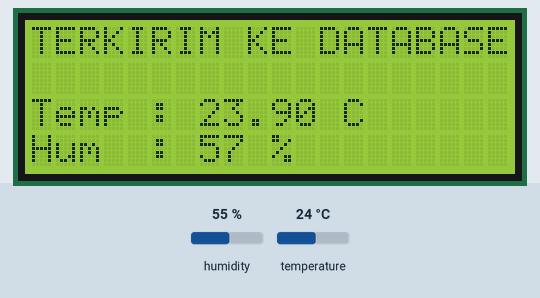
Recording of a program running on a simulated ESP32. Parts: 20×4 character LCD. The test bench sets the inputs (shaded band); at power-on: humidity 55 %, temperature 24 °C. WiFi joins after 1.5 s; servers stay silent unless stated; uploads are accepted with an empty reply; random numbers use the default seed unless the program sets one; what the program prints to the serial monitor is not drawn.

Above: at 5.9 s.
6.0 s: humidity set to 22 %
At 7.21 s:
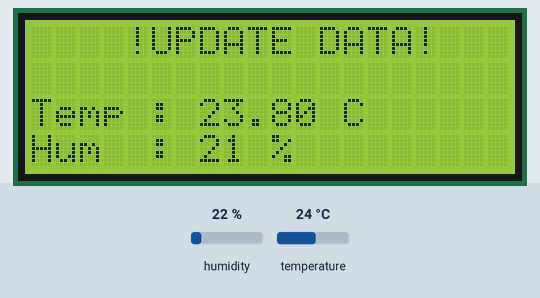
9.0 s: temperature set to 12 °C
At 10.2 s:
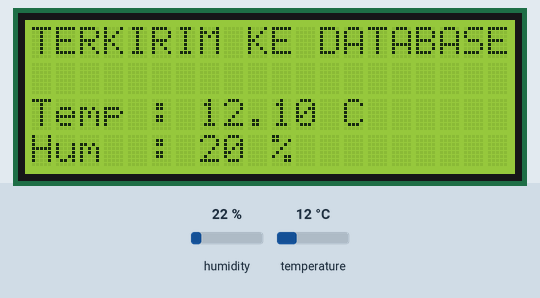
12.0 s: humidity set to 40 %
At 15.4 s:
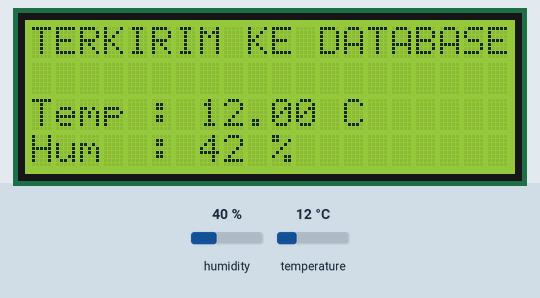
15.7 s: temperature set to 19 °C
At 17.0 s:
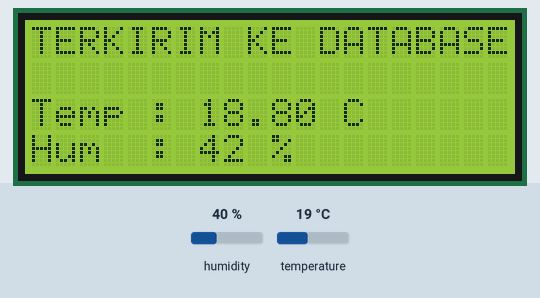
Timing chart, 0 to 18.7 s (numbered marks = the images above; inputs shaded):
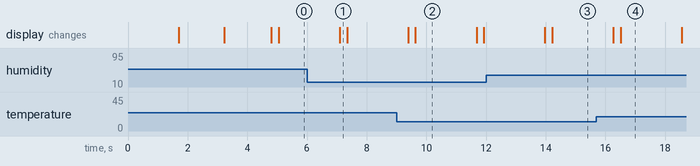

Measured:
- what the display in image 2 shows lasts 2.1 s, from 9.6 s to 11.7 s

The program:

main.cpp
```cpp
#include <WiFi.h>
#include <HTTPClient.h>
#include "DHT.h"
#include <LiquidCrystal_I2C.h>

LiquidCrystal_I2C LCD(0x27, 20, 4);
#define WIFI_SSID "Wokwi-GUEST"
#define WIFI_PASSWORD ""

#define DATABASE_URL "https://shortcourse-bpvp-task-3-default-rtdb.firebaseio.com/sensor.json"

#define DHTPIN 26
#define DHTTYPE DHT22
DHT dht(DHTPIN, DHTTYPE);

void setup() {
  Serial.begin(115200);
  dht.begin();
  randomSeed(analogRead(0));
  Wire.begin(21, 22); // SDA, SCL
  LCD.begin(20, 4);
  LCD.init();
  LCD.backlight();
  LCD.setCursor(1, 1);
  LCD.print("SHORT COURSE BPVP");
  LCD.setCursor(0, 2);
  LCD.print("DATA SCIENCE FOR IOT");
  delay(1500);
  LCD.clear();
  LCD.setCursor(1, 1);
  LCD.print("MONITORING PROJECT");
  LCD.setCursor(1, 2);
  LCD.print("SUHU & KELEMBABAN");
  delay(1500);
  LCD.clear();

  WiFi.begin(WIFI_SSID, WIFI_PASSWORD);
  Serial.print("Connecting");
  while (WiFi.status() != WL_CONNECTED) {

    LCD.setCursor(5, 1);
    LCD.print("CONNECTING");
    LCD.setCursor(6, 2);
    LCD.print("TO  WIFI");
    Serial.print(".");
    delay(500);
  }
  Serial.println("\nConnected!");

}

void loop() {

  //float suhu = dht.readTemperature();
  float suhu = dht.readTemperature() + random(-2, 3) * 0.1;
  float kelembaban = dht.readHumidity() + random(-2, 3);

  Serial.println("=================================");

  if (!isnan(suhu) && !isnan(kelembaban)) {
    LCD.clear();
    LCD.setCursor(4, 0);
    LCD.print("!UPDATE DATA!");
    LCD.setCursor(0, 2);
    LCD.print("Temp : ");
    LCD.print(suhu);
    LCD.print(" C");

    LCD.setCursor(0, 3);
    LCD.print("Hum  : ");
    LCD.print(kelembaban, 0);
    LCD.print(" %");

    HTTPClient http;
    http.begin(DATABASE_URL);
    http.addHeader("Content-Type", "application/json");

    String jsonData = "{\"suhu\":" + String(suhu) +
                      ",\"kelembaban\":" + String(kelembaban) + "}";

    Serial.println("Mengirim data ke Firebase...");
    Serial.println("JSON: " + jsonData);

    int httpResponseCode = http.POST(jsonData);
    //int httpResponseCode = http.POST(jsonData);

    if (httpResponseCode == 200) {
      Serial.println("Status: BERHASIL terkirim ✅");
      LCD.clear();
      LCD.setCursor(0, 0);
      LCD.print("TERKIRIM KE DATABASE");
      LCD.setCursor(0, 2);
      LCD.print("Temp : ");
      LCD.print(suhu);
      LCD.print(" C");

      LCD.setCursor(0, 3);
      LCD.print("Hum  : ");
      LCD.print(kelembaban, 0);
      LCD.print(" %");
    } else {
      Serial.println("Status: GAGAL ❌");
      LCD.clear();
      LCD.setCursor(2, 0);
      LCD.print("GAGAL KE DATABASE");
      LCD.setCursor(0, 2);
      LCD.print("Temp : ");
      LCD.print(suhu);
      LCD.print(" C");

      LCD.setCursor(0, 3);
      LCD.print("Hum  : ");
      LCD.print(kelembaban, 0);
      LCD.print(" %");
    }

    http.end();
  }
  else {
    Serial.println("Gagal membaca sensor DHT!");
  }

  Serial.println("Menunggu 5 detik...\n");
  delay(2000);
}
```
